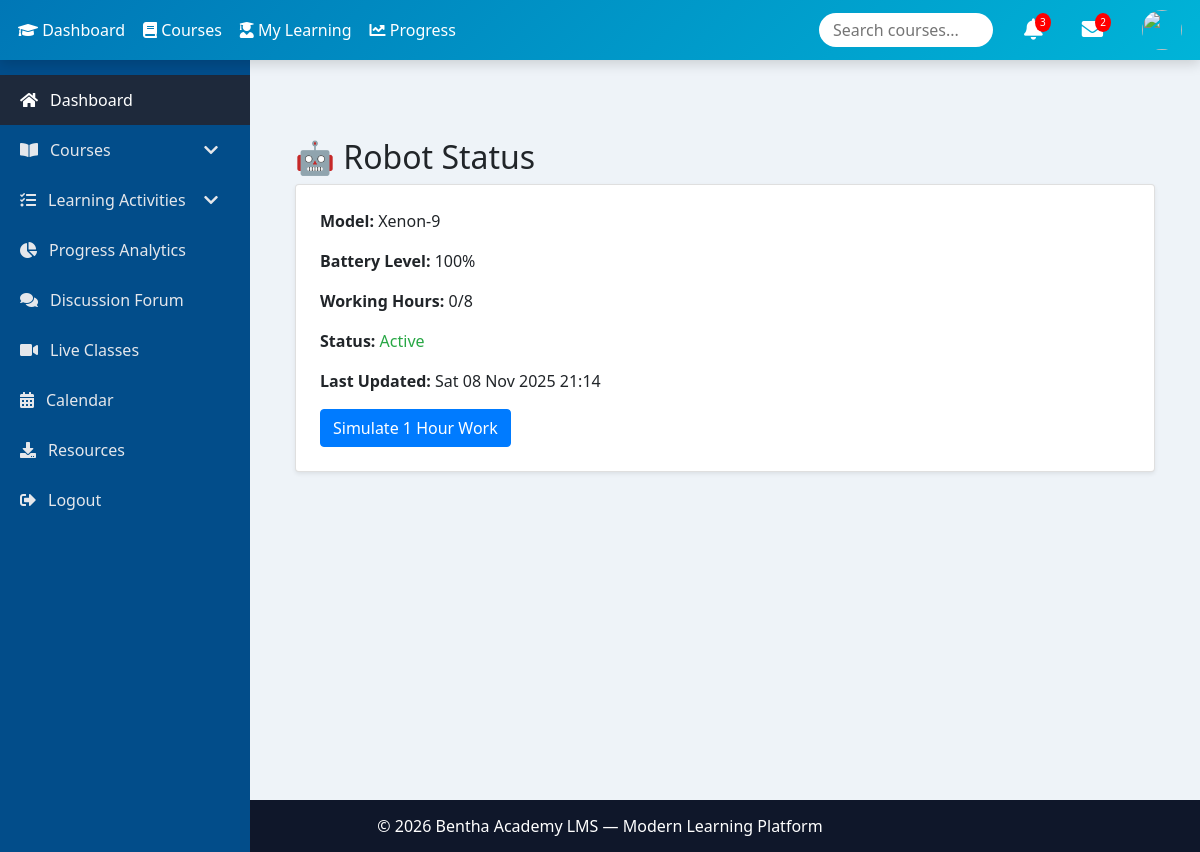
The app's page /robot_simulation/ with its own data.
### commerce_app/models.py (models this page shows, shortened)
class Robot(models.Model):
    MODEL_CHOICES = [
        ('A1', 'Alpha-1'),
        ('B2', 'Beta-2'),
        ('X9', 'Xenon-9'),
    ]
    model_name = models.CharField(max_length=10, choices=MODEL_CHOICES, default='A1')
    battery_level = models.IntegerField(default=100)
    battery_full = 100
    battery_critical = 10
    working_hours = models.IntegerField(default=0)
    working_hours_limit = models.IntegerField(default=8)
    is_active = models.BooleanField(default=True)
    last_checked = models.DateTimeField(auto_now=True)

### commerce_app/views.py (the view)
# urls.py: path('robot_simulation/', robot_simulation, name='robot_simulation'),
def robot_simulation(request):
    robot, _ = Robot.objects.get_or_create(pk=1)
    if request.method == "POST":
        if "simulate" in request.POST and robot.is_active:
            robot.simulate_work_hour()
        elif "recharge" in request.POST:
            robot.recharge()
        return redirect('robot_simulation')
    context = {
        'robot': robot,
    }
    return render(request, 'robot_simulation.html', context)

### commerce_app/templates/robot_simulation.html (shortened to what this page needs)
{% extends "master.html" %}
{% block content %}
<div class="container mt-5">
  <h2>🤖 Robot Status</h2>
  <div class="card shadow-sm p-4">
    <p><strong>Model:</strong> {{ robot.get_model_name_display }}</p>
    <p><strong>Battery Level:</strong> {{ robot.battery_level }}%</p>
    <p><strong>Working Hours:</strong> {{ robot.working_hours }}/{{ robot.working_hours_limit }}</p>
    <p><strong>Status:</strong>
      {% if robot.is_active %}
        <span class="text-success">Active</span>
      {% else %}
        <span class="text-danger">Inactive (Recharge Required)</span>
      {% endif %}
    </p>
    <p><strong>Last Updated:</strong> {{ robot.last_checked|date:"D d M Y H:i" }}</p>
    <form method="post">
      {% if robot.is_active %}
        <button type="submit" name="simulate" class="btn btn-primary">Simulate 1 Hour Work</button>
      {% else %}
        <button type="submit" name="recharge" class="btn btn-warning">Recharge Robot</button>
      {% endif %}
    </form>
  </div>
</div>
{% endblock %}

### commerce_app/templates/master.html (style rules this page uses)
body, html { margin:0;font-family:'Segoe UI',sans-serif;background:#eef3f8 }

### records on screen
Robot: model_name "Xenon-9", battery_level "100", working_hours "0", working_hours_limit "8", last_checked "Sat 08 Nov 2025 21:14"
